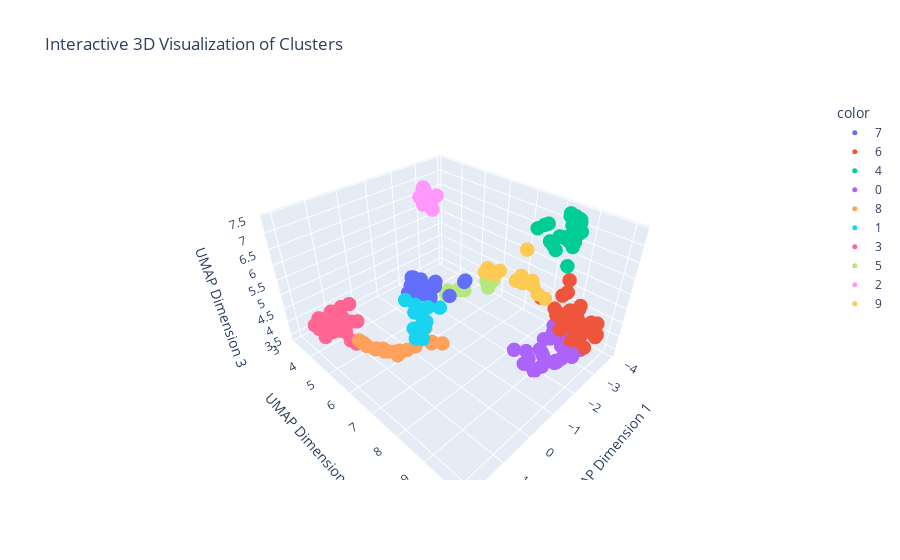
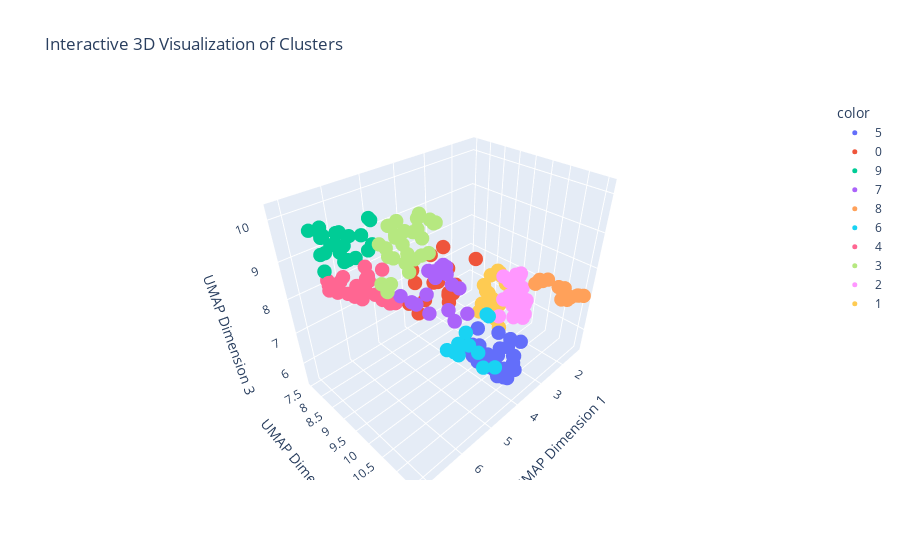

Notebook code for these charts, in order:
### Code cell
requirment_cluster_centers = process_texts_and_visualize_interactive(requirement_texts,'requirement',dimension=3,n=3)
description_cluster_centers = process_texts_and_visualize_interactive(description_texts,'description',dimension=3,n=3)

pprint(requirment_cluster_centers)
pprint(description_cluster_centers)

### Figure 1 — Plotly figure (JSON) as saved in the notebook; plotly's stock layout.template omitted (floating-point values rounded to 4 significant figures)
{"data": [{"hovertemplate": "<b>%{hovertext}</b><br><br>color=7<br>UMAP Dimension 1=%{x}<br>UMAP Dimension 2=%{y}<br>UMAP Dimension 3=%{z}<extra></extra>", "hovertext": ["1、负责过国际化/出海，具有SaaS/开发者相关产品的经历；", "2、逻辑清晰、聪明、具有优秀的学习能力，能够快速自我迭代，具备独立完成一些基础产品工作的能力；", "3、具备良好的英语读写能力，能够阅读和理解产品、技术文档和学术论文；", "5、有责任感，有跨团队协作能力，以用户价值为先，做热爱用户的产品经理，做用户喜爱的产品。", "3、具备优秀的逻辑思维能力和产品意识，有团队协作精神；", "4、注重用户体验，对产品设计和用户交互有一定认识；", "2、熟练使用产品设计工具，能输出原型及交互说明；", "2.对产品研发工作有浓厚的兴趣和热情；", "3、熟练使用办公、产品设计软件；", "3、熟练使用办公及产品设计相关软件；", "2.有良好的产品Sense，能熟练使用工具实现产品原型设计；", "3. 具备卓越的思维抽象能力和产品意识，具备良好的团队协作精神；", "2.有互联网产品策划经验，能独立完成prd撰写；", "4.具备良好的沟通能力、热爱产品相关工作，对互联网有一定思考了解和行业分析能力；", "有责任感，有跨团队协作能力，以用户价值为先，做热爱用户的产品经理，做用户喜爱的产品。", "3、具备良好的沟通能力和团队协作精神，能够与产品经理、开发人员等各方有效沟通；", "4、具备较强的学习能力和自我驱动力，能够不断学习和提升自己的产品能力；", "5、具备良好的审美能力和创新意识，能够为产品设计提出有价值的建议和想法。", "6.熟练使用Axure/sketch，office等产品交互设计软件和办公软件。", "2. 了解产品实施过程，包括市场分析、需求分析、产品功能设计、业务流程设计、界面设计、用户研究和可用性测试等；", "-工具技能：熟练使用Axure/Figma/Sketch等原型工具，SQL/Python基础为加分项；", "-技能要求：熟练使用办公软件，如 Word、Excel、PPT 等；掌握 Axure、Sketch、Figma 等至少一种原型设计工具，具备基本的原型制作能力；了解 SQL 等基础数据分析工具，能够进行简单的数据查询与整理", "-具备优秀的产品规划、设计能力，能够独立完成产品的需求分析、设计、优化等全流程工作。"], "legendgroup": "7", "marker": {"color": "#636efa", "size": 5, "symbol": "circle"}, "mode": "markers", "name": "7", "scene": "scene", "showlegend": true, "type": "scatter3d", "x": [-0.1763, 0.3193, -0.5419, 0.3304, 0.4471, 0.1654, 0.3739, -0.005859, 0.157, 0.06481, 0.3178, 0.3638, -0.6702, -0.6196, 0.3351, 0.2502, 0.1441, 0.2286, 0.1428, 0.4459, -0.09287, -0.2004, 0.6925], "y": [7.356, 7.191, 5.695, 7.205, 6.993, 6.71, 6.52, 7.03, 6.336, 6.257, 6.684, 6.933, 7.425, 7.438, 7.203, 7.035, 7.168, 6.62, 6.297, 6.696, 6.321, 6.247, 6.798], "z": [5.954, 6.077, 5.172, 6.28, 6.134, 6.205, 6.126, 6.308, 6.053, 6.107, 6.299, 6.194, 6.216, 6.205, 6.383, 6.105, 6.307, 6.256, 6.165, 6.02, 5.8, 5.913, 6.209]}, {"hovertemplate": "<b>%{hovertext}</b><br><br>color=6<br>UMAP Dimension 1=%{x}<br>UMAP Dimension 2=%{y}<br>UMAP Dimension 3=%{z}<extra></extra>", "hovertext": ["2、有使用Cursor、Windsurf、V0.dev、bolt.new、Devin等AI编程产品的经验；", "3、对新技术趋势保持敏感，有使用不同AI工具构建应用的经验，并能识别AI工具的优劣及可改进点。", "4、对创新类产品有高度热忱，对AIGC、LLM等前沿AI产品有了解的优先；", "4、优秀的学习能力和实践能力，对通用人工智能有浓厚的兴趣，对新事物有强烈的好奇心和探索欲；", "5、具备较好的技术基础，熟悉深度学习/语言模型等AI相关知识、Python等编程语言优先；", "5、积极主动，富有创新精神,愿意在AIGC领域探索前沿的应用场景。", "1.具备良好的逻辑思维和用户理解能力，对AI技术和行业应用有自己的理解；", " 技术理解力：熟悉AI基础技术框架，能与技术团队高效沟通技术应用。  ", " 用户同理心：擅长从员工视角拆解复杂任务，设计轻量化、低学习成本的AI解决方案。  ", " 熟悉企业服务（如OA、HR SaaS）或AI行业应用，熟悉RPA、低代码等效率工具生态。  ", " 自驱力强，对AI技术落地怀有热情，适应高速迭代的工作节奏。", "2. 有AI产品相关经历，有大模型、智能NPC、游戏开发流程相关经验者优先；", "5.加分项：了解AI技术，对chatGPT类应用、智能NPC有了解，有prompt engineering经验优加；", "5.加分项：了解AI技术，熟悉强化学习、用户画像、自然语音等其中某一方向；", "了解基础的AI技术，例如机器学习、LLM的大致原理；", "2、对AI产品有浓厚的兴趣和扎实的理论基础，熟悉常用的AI技术和应用；", "- 对AI技术和产品有浓厚兴趣，对人工智能领域的发展趋势有一定了解；", "1. 本科及以上学历，2026年及之后毕业，人工智能、深度学习等AI相关专业方向，或者计算机相关专业在对AI方面具有相关实践经验；", "2. 自我驱动力极强，分析能力突出，沟通协调能力突出，对互联网产品方向有巨大热情，对AI相关有极大热情；", "1.专业背景 ：计算机科学、人工智能、数据科学、心理学、人机交互等相关专业，对AI技术有基本了解，对AI产品有浓厚兴趣。", "4.创新思维 ：具有创新思维，能够提出独特的AI产品或功能想法，对用户体验有深入理解。", "5.学习能力 ：具有快速学习和适应新技术的能力，对AI领域的最新动态和趋势保持敏感。", "3. 对AI+效率工具有强烈热情，有效率工具类产品经验加分；", "-技术理解力：熟悉AI基础知识（如机器学习、深度学习框架），能理解算法模型的原理和落地边界；", "-软技能：优秀的沟通能力、学习能力和团队协作精神，对AI领域有强烈热情。", "-热爱AI技术应用产品&商业广告业务，对产品策略有浓厚兴趣，并愿意深挖钻研", "-在日常学习生活中使用AI产品是个加分项", "1. 亲手参与定义下一代AI产品的DNA，你的思考将直接刻进千万用户的生活轨迹", "-熟练掌握一种或多种编程语言，了解机器学习、深度学习等AI技术原理者优先。", "-对AI创新业务感兴趣，好奇心强，高度自驱，性格严谨细致认真", "-具备良好的英文读写能力，能够阅读和理解国际AI产品的网站与文档"], "legendgroup": "6", "marker": {"color": "#EF553B", "size": 5, "symbol": "circle"}, "mode": "markers", "name": "6", "scene": "scene", "showlegend": true, "type": "scatter3d", "x": [-3.025, -2.852, -2.682, -2.521, -3.158, -2.671, -3.049, -3.047, -2.544, -2.859, -2.668, -3.014, -2.889, -2.893, -2.862, -3.056, -2.495, -3.376, -2.624, -2.995, -2.645, -2.996, -2.752, -3.081, -3.25, -2.459, -2.75, -2.276, -3.253, -2.521, -3.208], "y": [9.399, 9.99, 9.114, 9.659, 8.835, 9.191, 9.872, 10.1, 10.03, 9.562, 9.634, 8.247, 8.894, 9.126, 9.906, 9.544, 9.692, 8.851, 9.54, 9.222, 9.999, 10.04, 9.594, 10.05, 9.957, 9.047, 9.806, 9.705, 8.924, 9.416, 9.756], "z": [4.895, 4.913, 4.962, 4.368, 5.193, 4.461, 4.883, 4.592, 5.093, 5.383, 5.115, 4.892, 4.681, 4.622, 4.125, 4.697, 4.497, 5.613, 5.164, 4.969, 5.02, 4.764, 5.34, 4.461, 4.781, 5.229, 4.587, 5.054, 5.299, 5.028, 4.443]}, {"hovertemplate": "<b>%{hovertext}</b><br><br>color=4<br>UMAP Dimension 1=%{x}<br>UMAP Dimension 2=%{y}<br>UMAP Dimension 3=%{z}<extra></extra>", "hovertext": ["1、2026届硕士及以上学位在读，计算机、人工智能专业优先；", "1、本科及以上学历在读，小语种相关专业优先；", "1、2026届硕士及以上学位在读，计算机、软件工程等相关专业优先；", "1、2026届本科及以上学历在读，计算机、软件工程等相关专业优先；", "1、2026届本科及以上学历在读，计算机科学、信息技术、人工智能或相关专业背景优先；", "1、2026届本科及以上学历在读，专业背景不限；", "1、本科及以上学历在读，计算机科学、信息技术、人工智能或相关专业背景优先；", "1、本科及以上学历，计算机与人工智能或产品设计等相关专业优先；", "能力要求：", "1.大学本科及以上学历，计算机相关专业优先；", "1.2026届及以后，本科及以上学历在读，计算机等相关专业优先；", " 本科及以上学历，计算机、人工智能、心理学、工业设计等相关专业优先。  ", "1. 计算机、人工智能、电子与通信等相关专业本科及以上学历；", "1. 本科及以上学历，计算机、人工智能、电子与通信等相关专业优先；", "1. 本科及以上学历在读学生，25年及以后毕业，计算机/文学相关背景优先；", "1.本科及以上学历在读学生；", "计算机、软件工程等相关专业优先；", "1.计算机、人工智能、数据科学等相关专业在读本科生或研究生。", "任职要求：", "1.专业不限，有计算机/电子/工业设计/交互设计 背景的同学优先；", "3.对互联网，人工智能，智能硬件等先关领域有一定了解的同学优先；", "2.统计学相关专业或有智能语音实习经验优先；", "-计算机、人工智能、数学、数据以及相关理工科专业优先；", "-具备一定的机器学习、数据分析、代码（Python）的能力和接口调用工程能力优先", "- 本科及以上学历在读，计算机科学、软件工程、人工智能等相关专业背景优先；", "-计算机科学、人工智能、数据科学、人机交互等相关专业本科或研究生在读；", "- 本科及以上学历"], "legendgroup": "4", "marker": {"color": "#00cc96", "size": 5, "symbol": "circle"}, "mode": "markers", "name": "4", "scene": "scene", "showlegend": true, "type": "scatter3d", "x": [-3.74, -3.565, -3.866, -3.788, -3.662, -3.666, -3.44, -3.166, -3.314, -3.764, -3.929, -3.442, -3.669, -3.642, -3.83, -3.628, -3.808, -3.631, -3.47, -2.949, -3.214, -3.145, -3.477, -3.358, -3.56, -3.415, -3.525], "y": [8.759, 8.452, 8.629, 8.64, 8.735, 8.701, 8.561, 8.294, 7.656, 8.478, 8.581, 8.299, 8.34, 8.331, 8.473, 8.42, 8.42, 8.567, 7.77, 8.319, 8.644, 8.409, 8.751, 8.719, 8.565, 8.745, 7.853], "z": [6.944, 7.365, 7.144, 7.12, 6.911, 7.321, 6.73, 6.588, 6.803, 6.962, 7.172, 6.749, 6.65, 6.636, 7.271, 7.408, 6.992, 7.046, 6.891, 6.8, 6.926, 6.491, 6.741, 6.022, 6.65, 6.611, 6.942]}, {"hovertemplate": "<b>%{hovertext}</b><br><br>color=0<br>UMAP Dimension 1=%{x}<br>UMAP Dimension 2=%{y}<br>UMAP Dimension 3=%{z}<extra></extra>", "hovertext": ["2、扎实的深度学习技术基础，有大语言模型、多模态等相关的项目经验和大模型评测经验；", "2、有AI大模型相关产品经历优先；", "2、熟悉大模型基础知识，阅读广泛，对高质量的数据有自己的认识；", "3、对人机交互有自己的理解，掌握一定的提示工程技术，懂得如何更好地利用大模型生成数据；", "2、了解基础的AI技术，例如NLP、机器学习、LLM的大致原理；", "2、对AIGC、大语言模型技术与应用充满热情，对AI产品有优秀的理解能力；", "2、对人工智能前沿技术如大模型、AIGC等有浓厚兴趣，并有一定的了解；", "1、在AIGC、大模型等前沿技术领域有项目实践经验；", "1、对AI产品有强烈兴趣，了解大模型基础概念，有ChatGPT等大模型工具使用经验；", "2、熟悉Prompt工程或参与过大模型调优实践；", "1、ChatGPT等大模型产品深度用户，喜欢尝试新事物；", "2、对大模型产品有着浓厚兴趣，喜欢尝试新鲜事物；", " 有Prompt工程优化或AIGC应用实践经验。  ", "2. 对AI技术有强烈兴趣，熟悉大模型（如GPT/LLaMA）、推荐系统、多模态交互等技术的基本原理与边界；", "2. 具备扎实的技术基础，对生成式AI和多模态大模型技术与应用充满热情；", "4. 熟悉大模型、图像生成模型等相关背景知识，有使用经验。", "2.对大语言模型（LLM）、多模态AI、机器学习算法有基本了解。", "4. 熟悉AI、大模型等相关领域，有大模型prompt调优经验及大模型评测经验，有RAG构建相关经验优先。", "-对大模型、人工智能的前沿技术有极强的好奇心和驱动力", "- 对人工智能技术特别是大模型有基本了解和兴趣；", "-学历与专业：本科及以上在读学生，专业不限，计算机科学、市场营销、设计等相关专业优先，对大模型技术和产品管理有浓厚兴趣", "-对AI大模型感兴趣，关注国内外新技术和热点产品形态，愿意学习新技术", "2. 在技术深渊与人性需求之间架设彩虹桥，把论文里的公式变成让人眼眶发热的温暖交互", "3. 与最疯狂的算法天才、最执着的工程狂人碰撞思想，在晨会白板上留下改变世界的涂鸦", "4. 在用户反馈的迷雾中捕捉真理的闪光，把那些要是我能...\"的叹息变成现实\"", "-计算机、人工智能、数学等相关专业本科及以上学历，对AI/大模型技术有深入理解和浓厚兴趣。", "-具有AI/大模型相关产品或项目经验者优先，了解大模型技术的前沿应用和行业动态者优先。", "-具备良好的英文读写能力，能够阅读和理解最新的国际AI/大模型研究文献和行业动态。", "- 对大模型有基本的了解，对数据集的优劣和评估方法有自己的认识", "-了解是市面上常见的生成式大模型相关的业务应用，有自己的思考", "-对预训练语言模型，精调和提示工程有了解", "-学习能力强，能够跟上大模型方向的快速迭代变化"], "legendgroup": "0", "marker": {"color": "#ab63fa", "size": 5, "symbol": "circle"}, "mode": "markers", "name": "0", "scene": "scene", "showlegend": true, "type": "scatter3d", "x": [-3.067, -3.174, -1.786, -1.722, -2.783, -2.894, -2.681, -2.689, -2.937, -2.349, -2.206, -2.044, -2.531, -2.802, -2.847, -1.664, -2.693, -2.965, -2.018, -2.171, -3.096, -2.325, -1.263, -1.517, -1.019, -3.2, -3.176, -3.084, -1.79, -1.721, -2.269, -1.987], "y": [9.082, 8.711, 9.062, 8.909, 9.847, 9.279, 9.47, 8.936, 9.277, 8.921, 9.63, 9.54, 8.831, 9.597, 9.233, 8.815, 9.692, 8.785, 9.608, 9.486, 8.765, 9.754, 9.094, 9.337, 8.883, 8.928, 8.84, 9.433, 9.1, 9.147, 9.036, 9.203], "z": [3.773, 4.034, 3.468, 3.804, 4.056, 4.068, 4.027, 3.996, 3.894, 3.651, 3.961, 3.853, 3.967, 3.926, 3.761, 3.586, 3.745, 3.703, 3.949, 3.803, 3.833, 4.242, 4.511, 4.564, 4.576, 3.887, 3.73, 4.015, 3.4, 3.523, 3.631, 3.519]}, {"hovertemplate": "<b>%{hovertext}</b><br><br>color=8<br>UMAP Dimension 1=%{x}<br>UMAP Dimension 2=%{y}<br>UMAP Dimension 3=%{z}<extra></extra>", "hovertext": ["3、熟练掌握Python/C++等至少一门编程语言；熟练Pytorch或Tensorflow等训练框架；", "2、善于逻辑思维推导，对数据高度敏感；", "2、逻辑清晰，具有良好的问题分析能力和问题解决能力；", "4、具备良好的责任心和逻辑思维，有创新意识和意愿，有良好的分析能力，愿意独立思考；", "3、优秀的逻辑分析和数据处理能力，善于从数据中提炼洞见；", "3、与技术有一定理解或具备一定的数据分析和建模能力。", "3、逻辑清晰，具备基础数据分析能力；", "3、英语能力优秀，可阅读技术文档或论文。", "2、逻辑思维强、表达清晰、沟通能力强；", "2. 有颠覆式创新思考能力，敢于提出独到见解。", "3.具备较强的逻辑推理分析能力；", "具备良好的英语阅读能力，能够阅读和理解产品、技术文档和学术论文；", "具备良好的责任心和逻辑思维，有创新意识和意愿，有良好的分析能力，愿意独立思考；", "3.具备基本的算法评测、数据采集或数据闭环优化知识。", "1. 优秀的逻辑思维能力、数据分析能力和快速学习能力，拥有同理心和理解力；", "4.对数据敏感，善于从表象归纳出问题共性；", "1.优秀的逻辑思维能力、数据分析能力和快速学习能力，拥有同理心和理解力；", "-具备一定数据分析能力以及数据决策意识，能够熟练使用数据分析工具进行数据挖掘和分析", "-有主动思考的意识和逻辑思维能力", "-熟练掌握Axure、墨刀、figma等工具，具备一定的数据分析能力", "-具有良好的结构化思维能力，数据敏感，自驱力强，能够通过数据分析解决问题"], "legendgroup": "8", "marker": {"color": "#FFA15A", "size": 5, "symbol": "circle"}, "mode": "markers", "name": "8", "scene": "scene", "showlegend": true, "type": "scatter3d", "x": [-0.05274, 0.9881, 1.33, 1.511, 0.9346, 0.1698, 0.777, -0.5511, 1.313, 1.514, 1.102, -0.5056, 1.581, 0.2272, 1.208, 0.8532, 1.183, 0.6212, 1.473, 0.1838, 1.033], "y": [7.202, 6.465, 6.087, 5.769, 6.589, 7.036, 6.705, 5.535, 6.001, 5.788, 6.285, 5.599, 5.693, 7.074, 6.216, 6.49, 6.233, 6.866, 5.853, 6.796, 6.609], "z": [4.345, 4.242, 4.333, 4.429, 4.324, 4.434, 4.323, 5.051, 4.244, 4.456, 4.207, 5.09, 4.529, 4.445, 4.332, 4.152, 4.225, 4.452, 4.365, 4.788, 4.234]}, {"hovertemplate": "<b>%{hovertext}</b><br><br>color=1<br>UMAP Dimension 1=%{x}<br>UMAP Dimension 2=%{y}<br>UMAP Dimension 3=%{z}<extra></extra>", "hovertext": ["4、有很好的产品意识，能快速理解业务产品需求，有较强的项目管理能力、协同能力以及数据洞察能力。", "4.熟悉常用的数据分析工具和产品设计工具者优先。", "2.具备较强的数据分析和问题解决能力，能够通过行业调研、数据分析和用户回访等手段梳理产品的优化思路；", " 熟练使用SQL/Python分析用户行为数据，或具备基础技术开发能力。", " 逻辑清晰，能快速将抽象需求转化为可执行方案。  ", "3. 具备优秀的数据分析能力，熟练使用SQL/Python进行基础数据处理，能用数据驱动产品决策。", "3.善于利用数据分析、场景分析、竞品调研等手段发现潜在优化点；", "- 具备良好的逻辑思维能力和数据分析能力，能够从用户角度思考问题，提升产品体验；", "2.分析能力 ：具备良好的数据分析能力，能够从大量数据中提取有价值的信息，为产品决策提供依据。", "7.工具使用 ：熟悉产品管理工具，如JIRA、Confluence、Sketch等，能够使用数据分析工具，如SQL、Python、Tableau等进行数据处理和分析。", "3.具备扎实的产品逻辑能力与分析能力，能够深刻理解业务场景；", "2.具备产品思维，对行业动态有敏感性，会sql优先", "-产品思维：对用户体验敏感，逻辑清晰，具备需求拆解和优先级判断能力；", "-对解决复杂问题有创新性的思考和策略，能够提出并实施具有前瞻性的产品优化和改进方案。", "-具有数据分析和数据挖掘能力，能够从数据中提炼有价值的信息以指导产品优化。"], "legendgroup": "1", "marker": {"color": "#19d3f3", "size": 5, "symbol": "circle"}, "mode": "markers", "name": "1", "scene": "scene", "showlegend": true, "type": "scatter3d", "x": [0.521, 0.3822, 0.8265, 0.5092, 0.8321, 0.5604, 0.8585, 0.6773, 0.7621, 0.5264, 0.5446, 0.2093, 0.7327, 0.8436, 0.9084], "y": [7.31, 7.074, 7.187, 7.056, 7.163, 7.191, 7.194, 7.244, 7.095, 7.102, 7.22, 7.402, 7.083, 6.855, 7.197], "z": [5.952, 5.278, 5.372, 4.764, 5.876, 5.248, 5.085, 5.758, 5.298, 5.349, 5.86, 5.818, 6.018, 6.096, 5.435]}, {"hovertemplate": "<b>%{hovertext}</b><br><br>color=3<br>UMAP Dimension 1=%{x}<br>UMAP Dimension 2=%{y}<br>UMAP Dimension 3=%{z}<extra></extra>", "hovertext": ["3、具备较强的沟通协调能力，拥有强烈的责任心和团队合作精神，出色的学习能力；", "3、具备快速学习、良好的沟通和协作能力；", "4、良好的交流与团队协作能力，责任心强，具备较强自驱力。", "3、出色的沟通和团队合作能力，能够与多个团队紧密协作；", "4、良好的沟通协调能力，能够有效协调各部门资源，推动项目进展；", "4、学习能力强，责任心强，能适应快速迭代的工作节奏；", "3.具备良好的团队合作能力和沟通能力；", "1、具备优秀的沟通协调能力、良好的团队合作精神，学习能力强且有责任心；", "3.具备较强的团队合作和沟通能力，能够与技术团队、运营团队等多个部门进行有效的协作。", "3.具备优秀的沟通能力和主动思考能力，逻辑清晰，具备较强的学习能力及协调能力，有团队合作意识；", "2. 核心能力", "4. 软性素质", "3. 做事认真、负责、有耐心，乐于接受新事物可快速学习，积极主动性高，且有较好的团队沟通、协作能力；", "2.工作积极主动，执行力强，有责任心，并有较强的协作沟通能力；", "4.有较强的学习能力与团队合作能力，具备一定的项目管理意识。", "- 优秀的沟通能力，能够与不同背景的团队成员有效合作，共同推进项目进展；", "- 具备良好的自我驱动能力和学习能力，能够在快节奏的工作环境中不断成长。", "3.沟通能力 ：具有优秀的沟通和协调能力，能够与跨部门团队有效合作，推动项目进展。", "8.团队精神 ：具有良好的团队合作精神，能够积极主动地解决问题，适应快速变化的工作环境。", "5.思维活跃，领悟能力强，乐于接受新鲜事物；", "5.团队合作意识强，有较强的沟通表达能力。", "- 认真负责，强烈的责任感和自驱力；", "- 出色的人际交往能力和沟通技巧；", "- 能够独立工作，同时也具备良好的团队协作精神；", "-具备较好的学习能力和适应能力，思路清晰，协调、推进能力强", "-能力素质：具备良好的沟通能力和团队协作精神，能够积极主动地与不同部门人员合作；有较强的学习能力，能够快速掌握新知识、新技能，适应快速变化的工作环境；富有创新精神和好奇心，敢于提出独特的想法，并能积极探索验证", "-有较好的表达能力，注重团队协作", "-责任心强，抗压性强，执行力强，具备良好的表达沟通能力、团队协作能力、项目管理能力", "- 具有较强的沟通能力和项目管理经验，具备跨团队的协作和推动能力、执行力", "- 新技术的快速学习能力，对待细节性工作耐心、踏实，能承受工作压力", "- 思维活跃，有创新精神，兴趣广泛， 热爱生活", "-良好沟通推动能力，合作和表达能力，与技术团队紧密配合"], "legendgroup": "3", "marker": {"color": "#FF6692", "size": 5, "symbol": "circle"}, "mode": "markers", "name": "3", "scene": "scene", "showlegend": true, "type": "scatter3d", "x": [1.664, 1.63, 1.944, 1.458, 1.253, 1.937, 1.482, 1.77, 1.003, 1.605, 1.107, 1.267, 2.095, 2.087, 1.34, 1.19, 1.943, 1.099, 1.819, 1.602, 1.951, 2.027, 1.435, 1.858, 1.707, 1.545, 1.732, 1.503, 1.051, 1.583, 1.697, 1.176], "y": [4.526, 4.82, 4.579, 4.513, 3.986, 4.415, 4.591, 4.678, 4.449, 5.101, 4.929, 4.853, 4.571, 4.317, 3.896, 3.985, 4.328, 4.083, 4.413, 5.563, 4.547, 4.379, 4.741, 4.395, 4.737, 4.65, 4.575, 4.058, 3.874, 4.41, 5.464, 4.266], "z": [4.431, 4.383, 4.469, 4.296, 4.207, 4.729, 4.344, 4.574, 4.776, 4.478, 4.473, 4.511, 4.569, 4.549, 4.285, 4.162, 4.718, 4.154, 4.364, 4.352, 4.175, 4.534, 4.247, 4.394, 4.411, 4.842, 4.237, 4.377, 4.041, 4.8, 4.461, 4.662]}, {"hovertemplate": "<b>%{hovertext}</b><br><br>color=5<br>UMAP Dimension 1=%{x}<br>UMAP Dimension 2=%{y}<br>UMAP Dimension 3=%{z}<extra></extra>", "hovertext": ["4、英语阅读能力较强，有海外留学背景加分。", "加分项：", "加分项：", "1. 基础要求", "3. 加分项", "【必备项】", "【加分项】", "4. 重要加分项：热爱游戏、熟悉大模型调试，有编导/良好文案功底。", "4.加分项：热爱游戏，重度游戏玩家，对游戏研发流程有一定了解，喜欢MMO游戏优加；", "2.工作积极主动，沟通能力强，能把游戏体验转化为设计需求，执行力强，有责任心；", "3.加分项：深度体验多款主流竞技游戏，竞技水平较高；永劫无间等游戏者优先；", "4.加分项：关注游戏设计等相关领域，具有一定基础知识；", "6.简历投递时需要备注游戏经验；", "3. 必须是手游爱好者，简历中请务必附注具体游戏经历；"], "legendgroup": "5", "marker": {"color": "#B6E880", "size": 5, "symbol": "circle"}, "mode": "markers", "name": "5", "scene": "scene", "showlegend": true, "type": "scatter3d", "x": [-0.9165, -1.916, -1.953, -1.284, -1.872, -1.505, -1.807, -2.547, -2.516, -2.47, -2.535, -2.52, -2.748, -2.69], "y": [5.614, 6.172, 6.211, 6.108, 6.152, 5.946, 6.095, 6.627, 6.658, 6.707, 6.578, 6.617, 6.631, 6.713], "z": [5.103, 4.692, 4.667, 4.782, 4.678, 4.742, 4.69, 4.81, 4.815, 4.76, 4.893, 4.884, 5.012, 4.915]}, {"hovertemplate": "<b>%{hovertext}</b><br><br>color=2<br>UMAP Dimension 1=%{x}<br>UMAP Dimension 2=%{y}<br>UMAP Dimension 3=%{z}<extra></extra>", "hovertext": ["5、能实习至少3个月以上，且一周出勤4天以上同学优先。", "5、英语读写能力优秀，每周能至少实习四天。", "5、实习3个月及以上。", "实习时长：3个月以上", "4、每周需到岗5天，实习期半年以上优先。", "4、每周到岗5天，实习期半年以上优先。", "1.本科及以上学历，每周至少可实习4天，实习时长3个月及以上，长期实习优先", "6.实习期4个月及以上。", "7.实习期4个月及以上。", "1、有大厂相关实习经验的同学优先；", "- 汽车、计算机科学、人工智能或相关专业硕士研究生在读，能够保证至少6个月及以上的长期实习时间；", "4.每周工作五天，实习期不低于3个月，2026年以后毕业的同学优先；", "4. 实习期至少3个月。", "1.2026年及以后毕业，Base北京，实习期5个月以上；", "3.实习期至少6个月，每周实习5天。", "- 一周至少4天到岗，连续工作不少于4个月。", "-其他：每周能保证5天以上的实习时间，实习周期不少于4个月，能够全身心投入实习工作，积极为团队创造价值。"], "legendgroup": "2", "marker": {"color": "#FF97FF", "size": 5, "symbol": "circle"}, "mode": "markers", "name": "2", "scene": "scene", "showlegend": true, "type": "scatter3d", "x": [-2.847, -2.791, -2.953, -3.094, -2.905, -2.914, -3.033, -3.012, -3.116, -2.744, -3.004, -3.037, -3.097, -2.886, -2.98, -2.739, -3.033], "y": [3.669, 3.513, 3.338, 3.229, 3.565, 3.373, 3.623, 3.32, 3.231, 4.005, 3.935, 3.711, 3.186, 3.786, 3.304, 3.405, 3.5], "z": [6.383, 6.337, 6.648, 6.674, 6.428, 6.394, 6.543, 6.634, 6.657, 6.335, 6.71, 6.539, 6.737, 6.425, 6.716, 6.582, 6.525]}, {"hovertemplate": "<b>%{hovertext}</b><br><br>color=9<br>UMAP Dimension 1=%{x}<br>UMAP Dimension 2=%{y}<br>UMAP Dimension 3=%{z}<extra></extra>", "hovertext": ["3、资讯类产品深度用户，有同理心，对产品体验敏感；有AI、搜索产品经验优先；", "4、有互联网产品实习经历优先。", "4、有互联网产品实习经历优先；", "6、积极主动，勇于学习和尝试新事物，有产品经理实习或项目经验者优先。", "2、在知名AI公司或互联网公司有相关实习经历；", "1、有AI产品相关项目/比赛经验，或客服系统、C端工具类产品实习经历；", "1. 有互联网公司相关岗位实习经验，或有过AIGC项目设计落地经验；", "5.具备AI产品相关实习经验者优先，曾在AI研究机构或大厂实习过者加分。", "- 拥有大厂（尤其是具有AI产品实习经验）实习经验者优先；", "6.实习经历 ：有相关领域的实习经历优先，如AI、数据分析、产品设计等。", "2.有产品和创新/创业相关经历的同学优先；", "-有AI模型应用产品/AI智能客服/B端平台/广告策略产品岗位实习或校内项目相关经验优先 ", "-实习经历：拥有创业公司实习经历，参与过产品从构思到上线的部分环节，对创业项目的产品开发流程有一定认知；或在创新产品项目中实习，深入了解创新产品的设计理念与迭代方法", "-全日制本科及以上学历，计算机相关专业优先，有互联网产品实习经验优先，实习期超5个月者优先", "- 有过产品设计、交互界面设计、项目管理或数据标注相关经历优先", "-较强的技术背景，有搜索、推荐或者AI策略产品经理实习经历优先"], "legendgroup": "9", "marker": {"color": "#FECB52", "size": 5, "symbol": "circle"}, "mode": "markers", "name": "9", "scene": "scene", "showlegend": true, "type": "scatter3d", "x": [-2.353, -1.48, -1.423, -1.222, -2.341, -2.321, -1.949, -2.344, -2.285, -2.213, -1.292, -2.202, -1.4, -1.68, -2.398, -2.274], "y": [8.776, 7.719, 7.679, 7.596, 8.246, 8.329, 8.069, 8.362, 8.047, 8.041, 7.613, 8.201, 7.647, 7.715, 8.011, 8.585], "z": [5.469, 6.156, 6.232, 6.298, 5.715, 5.853, 5.903, 5.702, 5.658, 5.927, 6.393, 5.816, 6.274, 6.183, 6.648, 5.568]}], "layout": {"legend": {"title": {"text": "color"}, "tracegroupgap": 0}, "scene": {"domain": {"x": [0, 1], "y": [0, 1]}, "xaxis": {"title": {"text": "UMAP Dimension 1"}}, "yaxis": {"title": {"text": "UMAP Dimension 2"}}, "zaxis": {"title": {"text": "UMAP Dimension 3"}}}, "title": {"text": "Interactive 3D Visualization of Clusters"}}}

### Figure 2 — Plotly figure (JSON) as saved in the notebook; plotly's stock layout.template omitted (floating-point values rounded to 4 significant figures)
{"data": [{"hovertemplate": "<b>%{hovertext}</b><br><br>color=5<br>UMAP Dimension 1=%{x}<br>UMAP Dimension 2=%{y}<br>UMAP Dimension 3=%{z}<extra></extra>", "hovertext": ["1、负责AI应用开发平台的产品规划与需求管理，制定并推进产品路线图；", "1、参与视频会议AI功能产品迭代的相关工作，如产品信息收集与分析、用户反馈与调研、设计还原验收等；", "1、协助跟进今日头条AI模块的产品功能，挖掘体验改进点，推动AI功能的体验迭代；", "1、参与AI平台的产品建设与迭代；", "4、通过培训、教学文档等方式为用户提供支持，确保用户能够高效使用AI平台。", "TikTok AI创新中心，是致力于AI基础设施建设和创新研究的部门，探索行业领先的人工智能技术，包括大语言模型，多模态大模型等研究方向。我们希望研发能够处理多语言和海量视频内容理解的模型算法，为用户带来更好的内容消费体验。在Code AI方向，我们利用大语言模型强大的代码理解与推理能力，提升程序性能与研发效率。", "1、建设字节跳动豆包Marscode等AI编程产品，包括用户调研、行业分析、产品设计、用户体验设计、用户运营等；", "3、和业界AI人才一起交流创意，制定和实施领先的产品方案。", "2、负责AI产品的需求分析、功能设计、产品规划和迭代优化工作；", "3、协助优化公司内部AI类平台或效能工具，提升用户体验和工作效率；与业务方高效沟通、理解和回应业务需求；", "1.参与多模态交互方向的AI产品设计工作，包括但不限于虚拟人、视频化交互、图像搜索等；", " 设计科学的需求洞察路径，深度调研企业员工日常工作场景，挖掘效率瓶颈与体验优化点，转化为可落地的AI产品功能。  ", "负责企业级AI效率产品的全生命周期管理，围绕员工生产力提升及工作体验优化，设计AI产品核心能力（如智能助手、自动化流程、知识管理、数据分析等）。  ", " 联动技术、算法、设计团队，推动AI产品功能落地，确保最终实施与产品目标对齐。  ", " 建立产品效果评估体系，持续优化AI产品能力。关注AI伦理与数据安全，设计合规机制保障企业信息隐私。", " 跟踪AI领域技术突破，探索其在企业效率场景的创新应用。", "在这里，你会和一群年轻小伙伴共同探索AI技术的边界，为用户创造更智能的电商购物体验。", "1.参与AI社交创新产品相关功能的优化，完成产品设计并推进落地；", "2.负责相关AI社交产品的竞品调研，形成结论并持续推动产品迭代。", "1.负责AI能力在游戏内的应用落地或负责AIGC能力在游戏内的应用落地；", "1.负责游戏中AI竞技机器人的研发和应用；", "2.基设计AI竞技机器人的应用方案，改进用户体验；", "建设小红书AI编程产品，包括用户调研、行业分析、产品设计、用户体验设计、用户运营、数据集建设等；", "和业界AI人才一起交流创意，制定和实施领先的产品方案。", "4.与算法、工程、业务团队协作，确保AI能力的高效落地。", "5.关注AI技术前沿，参与推动业务创新。", "1.参与AI产品的规划和设计，理解用户需求，撰写产品需求文档，与技术团队沟通，确保产品开发方向符合公司战略和市场需求。", "2.市场研究 ：进行市场调研，分析竞争对手的AI产品，收集行业动态，为产品创新提供数据支撑和前瞻性建议。", "4.鼓励大胆创新，提出新想法新方案；", "1. 基于办公协同领域AI产品规划，协助进行产品需求分析与整理，完成需求文档；", "4. 关注AI技术的发展动态，探索新应用场景；", "-负责AIGC技术在海外输入法中的应用，提升产品AI功能及用户体验", "-负责协助探索AI 产品的用户增长、场景挖掘和创新性 AI 模式；", "-参与AI产品设计或策略工作，包括但不限于功能设计、策略迭代、交互创新等", "-参与AI创新玩法讨论，包括多模态、社区、智能体等", "在午夜被AI的可能性灼烧得无法入眠的你"], "legendgroup": "5", "marker": {"color": "#636efa", "size": 5, "symbol": "circle"}, "mode": "markers", "name": "5", "scene": "scene", "showlegend": true, "type": "scatter3d", "x": [3.63, 3.704, 4.135, 3.814, 3.895, 4.143, 4.186, 3.668, 3.688, 3.834, 3.545, 3.629, 3.628, 3.732, 3.907, 3.604, 2.964, 3.982, 3.962, 3.344, 3.349, 3.371, 4.226, 3.403, 3.989, 3.918, 3.78, 3.604, 3.901, 3.661, 3.716, 3.277, 3.67, 3.398, 3.588, 3.485], "y": [10.92, 11.22, 11.09, 10.82, 10.09, 10.5, 10.98, 10.37, 11.15, 10.87, 11.12, 10.62, 10.68, 10.55, 10.25, 10.46, 10.14, 11.06, 10.94, 10.82, 10.77, 10.53, 11.15, 10.42, 10.09, 10.08, 11.14, 9.941, 9.722, 10.95, 9.875, 11.09, 11.26, 10.99, 10.01, 10.21], "z": [5.708, 6.173, 6.116, 6.237, 5.957, 6.403, 6.329, 5.871, 5.82, 5.549, 6.237, 5.435, 5.521, 5.712, 5.692, 5.405, 6.051, 5.878, 6.018, 6.482, 6.181, 5.993, 6.314, 5.633, 5.999, 5.79, 5.642, 6.466, 5.973, 5.439, 5.927, 6.521, 5.942, 6.046, 5.905, 5.592]}, {"hovertemplate": "<b>%{hovertext}</b><br><br>color=0<br>UMAP Dimension 1=%{x}<br>UMAP Dimension 2=%{y}<br>UMAP Dimension 3=%{z}<extra></extra>", "hovertext": ["2、与技术团队紧密协作，确保平台功能落地并在垂直领域给用户最好的体验；", "1、与算法研究员紧密合作，定义高质量的数据集评价标准；", "2、阅读相关领域最新研究论文或报告，寻找高效科学的方法获取及构建高质量数据；", "3、与工程师密切配合，搭建高效的数据采集、获取与生产管线；", "4、设计训练数据标注所需的流程、规则与画像，对项目的质量和进度负责。", "3、与算法、研发、设计、运营团队协作，推动功能落地并持续监控效果。", "4、紧跟行业头部智能产品（如ChatGPT客服、电商/金融行业解决方案），输出产品分析报告及创新建议；", "3.与大模型工程、前端、交互等团队紧密配合，确保项目进度和质量。", "4. 数据驱动优化 ", "2. 根据业务数据和玩家反馈，推动算法效果迭代、功能测试和验收，保证合作项目上线和稳定运行，对玩家体验负责。", "6.跟进行业相关动态，定时整理并输出相关报告。", "5.跟进行业相关动态，定时整理并输出相关报告。", "2.协助搭建算法评测体系，参与指标制定与评测方法优化。", "3.协助进行算法数据采集、管理与闭环优化工作，提升数据质量。", "-协同运营和研发，跟进解决客户日常问题，助力维护客情&稳定消费覆盖", "在算法与人性交汇处寻找火光的你", "-数据生产：根据数据集的设计需求和用途，为数据集制定可执行、可质检的规范；对数据集阶段性质检，迭代标注规范"], "legendgroup": "0", "marker": {"color": "#EF553B", "size": 5, "symbol": "circle"}, "mode": "markers", "name": "0", "scene": "scene", "showlegend": true, "type": "scatter3d", "x": [5.348, 4.176, 4.943, 4.893, 4.624, 4.973, 5.258, 4.047, 4.401, 4.557, 5.14, 5.137, 4.329, 4.414, 5.652, 4.393, 4.365], "y": [9.89, 9.674, 9.095, 9.613, 9.725, 9.771, 9.547, 10.17, 9.3, 9.824, 9.257, 9.239, 9.738, 9.673, 9.714, 9.667, 9.613], "z": [8.275, 8.003, 8.144, 9.104, 9.236, 8.495, 7.666, 8.878, 8.011, 8.038, 8.668, 8.633, 7.857, 7.821, 8.244, 7.591, 8.523]}, {"hovertemplate": "<b>%{hovertext}</b><br><br>color=9<br>UMAP Dimension 1=%{x}<br>UMAP Dimension 2=%{y}<br>UMAP Dimension 3=%{z}<extra></extra>", "hovertext": ["3、持续收集用户反馈和市场动态，迭代优化产品功能。", "3、跟踪产品的上线效果、用户反馈，为产品功能的优化打磨提供合理建议；", "2、充分传递产品价值，理解客户需求，并落实有效需求到产品中，持续跟进产品的关键数据指标和用户反馈，持续迭代优化产品；", "5、参与产品效果评估，关注用户反馈和行业进展，推动产品迭代。", "3、跟踪并分析平台数据，为产品改进提供数据支持，持续优化线上效果。", "5.跟踪产品上线后的表现，收集用户反馈和数据，进行数据分析和产品改进。", "1、用户需求洞察", "3. 产品实施落地", "5. 设计实验方案并分析数据，验证技术方案的业务效果（如GMV提升、用户体验指标优化），驱动产品迭代；", "在这里，你将参与产品效果评估，关注用户反馈和行业发展动向，推动产品的落地与迭代优化；", "3.辅助核心产品功能测试以及问题跟踪，把控功能质量和迭代效率", "4.关注产品数据指标和问题，收集整理用户反馈，并归纳产品需求；", "4.构建测试集，帮助研发同学明确迭代模型的方向；", "充分传递产品价值，理解客户需求，并落实有效需求到产品中，持续跟进产品的关键数据指标和用户反馈，持续迭代优化产品；", "- 分析用户反馈，制定产品改进方案，并持续优化产品性能；", "4.用户反馈收集 ：收集和整理用户反馈，分析用户使用行为，为产品迭代提供依据，提升用户体验。", "3.跟进用户体验，及时发现产品潜在问题；", "3. 日常问题分析，用户反馈收集，分类汇总制定解决方案，改进线上体验；", "3.收集用户反馈，分析并跟踪相关问题解决。", "3.日常case分析，用户反馈收集，分类汇总制定解决方案；", "4.分析产品数据，发现问题并提出合理的改进策略；", "在用户痛点中看到星辰大海的你", "-优化产品使用文档、制作产品宣传材料，降低用户使用门槛，提升用户体验"], "legendgroup": "9", "marker": {"color": "#00cc96", "size": 5, "symbol": "circle"}, "mode": "markers", "name": "9", "scene": "scene", "showlegend": true, "type": "scatter3d", "x": [6.073, 6.098, 6.306, 5.802, 6.121, 6.066, 6.77, 6.235, 5.766, 5.823, 5.697, 6.487, 5.601, 6.101, 6.228, 6.298, 6.35, 6.361, 6.289, 6.549, 6.59, 6.412, 6.344], "y": [8.08, 8.385, 8.409, 8.607, 7.901, 7.947, 8.349, 8.451, 8.347, 8.814, 8.59, 7.968, 8.512, 8.545, 8.061, 7.918, 7.726, 7.592, 7.526, 7.518, 7.949, 7.745, 8.345], "z": [9.19, 9.554, 9.016, 9.178, 9.453, 9.469, 8.957, 9.051, 9.435, 9.42, 9.907, 9.127, 9.798, 9.089, 9.246, 9.228, 9.414, 9.469, 9.511, 9.527, 9.117, 9.387, 9.242]}, {"hovertemplate": "<b>%{hovertext}</b><br><br>color=7<br>UMAP Dimension 1=%{x}<br>UMAP Dimension 2=%{y}<br>UMAP Dimension 3=%{z}<extra></extra>", "hovertext": ["ByteIntern：面向2026届毕业生（2025年9月-2026年8月期间毕业），为符合岗位要求的同学提供转正机会。", "日常实习：面向全体在校生，为符合岗位要求的同学提供为期3个月及以上的项目实践机会。", "4、跟海内外合作团队定期沟通、协调推动相关的业务团队高质量执行。", "ByteIntern：面向2026届毕业生(2025年9月-2026年8月期间毕业)，为符合岗位要求的同学提供转正机会。", "4、适应创业团队节奏，随时胜任团队中其他岗位角色。", "3、独立挖掘业务问题，主动跨团队沟通、推动落实，提升问题解决和执行效率。", "5、具体工作内容将根据实际情况和个人特长进行分配和调整。", "岗位职责：", "工作内容：", "5. 工作地点：小米武汉总部。", "1.负责音频、文本语料的收集和整理工作；", "-产品需求调研协助：在产品经理指导下，参与大模型创新产品的需求调研工作。通过分析行业报告、竞品资料，以及与潜在用户交流，收集和整理需求信息，为产品定位和功能规划提供基础支持。借助过往创业或创新产品实习中积累的市场敏感度，敏锐捕捉有价值的用户需求与市场趋势", "-产品文档撰写：负责撰写简单的产品需求文档（PRD）和用户故事，清晰描述产品功能与业务流程，确保研发团队能够准确理解产品需求。在撰写过程中，运用在实习经历中掌握的文档撰写技巧，提高文档质量与沟通效率", "-协助产品设计：参与产品原型设计讨论，从用户体验角度出发，提供创意和建议。协助制作低保真原型，通过对创新产品实习中用户体验设计的理解，优化原型的交互流程与界面布局，提升产品的易用性", "-跨部门沟通协调：辅助产品经理与研发、设计、运营等部门沟通，及时传递项目信息，跟进任务进度。在跨部门协作中，借鉴创业实习中积累的沟通经验，积极协调各方资源，保障项目顺利推进", "-参与产品创新探索：结合大模型技术特点，积极参与头脑风暴，提出创新性的产品功能或应用场景设想。将创业实习中形成的创新思维融入产品研发，为产品的差异化竞争贡献力量", "我们不要流水线思维的执行者，我们要寻找的是：", "-数据产品设计：参与数据生产平台的设计与搭建，设计前后端交互界面"], "legendgroup": "7", "marker": {"color": "#ab63fa", "size": 5, "symbol": "circle"}, "mode": "markers", "name": "7", "scene": "scene", "showlegend": true, "type": "scatter3d", "x": [5.423, 5.55, 5.14, 5.427, 5.143, 5.097, 5.121, 5.694, 5.598, 5.7, 4.834, 6.099, 6.217, 6.32, 5.904, 5.357, 4.974, 6.001], "y": [10.87, 10.82, 10.18, 10.87, 10.36, 10.21, 10.49, 10.42, 10.48, 10.62, 10.43, 10.86, 10.64, 10.63, 10.58, 11.15, 10.17, 9.887], "z": [8.293, 8.616, 9.157, 8.287, 9.07, 9.207, 8.864, 9.43, 9.401, 9.364, 8.597, 8.858, 9.016, 9.117, 9.058, 8.606, 9.089, 8.714]}, {"hovertemplate": "<b>%{hovertext}</b><br><br>color=8<br>UMAP Dimension 1=%{x}<br>UMAP Dimension 2=%{y}<br>UMAP Dimension 3=%{z}<extra></extra>", "hovertext": ["团队介绍：飞书作为先进的企业协作与管理平台，是字节跳动在B端与企业服务领域的重要布局。不仅一站式整合办公协作套件，更提供高效的组织管理、业务管理和 AI 智能伙伴等先进工具，帮助组织和个人为 AI 时代做好准备。各行业越来越多先进企业，都选择与飞书共创行业最佳实践。先进团队，先用飞书。", "1、参与飞书AI相关的产品规划和设计，结合用户需求与AI技术提出创新方案；", "2、负责飞书内大模型相关AI应用场景的效果提升；", "3、负责飞书内大语言模型评估体系、评测集设计和研发，并基于评测制定优化方案；", "4、飞书业务内大语言模型训练过程中每个阶段数据质量评估，确保大语言模型训练数据的有效性。", "团队介绍：飞书是 AI 时代先进生产力平台，提供一站式工作协同、组织管理、业务提效工具和深入企业场景的 AI 能力，助力企业能增长，有巧降。从互联网、高科技、消费零售，到制造、金融、医疗健康等，各行各业先进企业都在选择飞书，与飞书共创行业最佳实践。先进团队，先用飞书。", "团队介绍：飞书是字节跳动旗下先进企业协作与管理平台，围绕目标、信息与人三个维度全方位助力组织升级。一站式整合即时沟通、日历、音视频会议、文档、云盘等办公协作套件，让组织和个人工作更高效更愉悦。飞书目前已服务包括互联网、信息技术、制造、建筑地产、教育、媒体在内等众多领域的先进企业。", "2、推动AI技术在飞书各业务场景和功能模块中的实际应用，提升产品竞争力；", "4、参与飞书内大语言模型驱动的AI智能伙伴的数据评估体系、评测集设计和研发；", "-负责调研前沿大语言推理模型的评估体系，包括数据集构建、人工/自动评估方法、评估维度与指标搭建，构建面向小爱场景的大模型评测体系，推动小爱大模型应用的策略迭代", "-负责协助大语言模型的评测，制定合理的评估方案和推动评测标准不断完善，提升大语言模型能力。", "-参与语言模型的调优工作，包括但不限于模型评估、数据制备、prompt撰写等", "-大模型评估：语音语言一体化大模型的客观与主观评测，实时跟进大模型发布进展，设计模型评估维度，反馈给团队评估结果，并能从数据的视角提出优化模型方案"], "legendgroup": "8", "marker": {"color": "#FFA15A", "size": 5, "symbol": "circle"}, "mode": "markers", "name": "8", "scene": "scene", "showlegend": true, "type": "scatter3d", "x": [1.431, 1.678, 1.81, 1.752, 1.592, 1.319, 1.408, 1.572, 1.654, 2.11, 1.971, 2.193, 2.103], "y": [11.44, 11.3, 11.21, 11.04, 11.13, 11.56, 11.46, 11.33, 11.16, 10.56, 10.82, 10.81, 10.66], "z": [7.184, 7.1, 7.134, 7.412, 7.34, 7.177, 7.181, 7.149, 7.255, 7.459, 7.647, 7.705, 7.626]}, {"hovertemplate": "<b>%{hovertext}</b><br><br>color=6<br>UMAP Dimension 1=%{x}<br>UMAP Dimension 2=%{y}<br>UMAP Dimension 3=%{z}<extra></extra>", "hovertext": ["团队介绍：国际化短视频商业化变现产品设计团队旨在使客户能够毫不费力地与用户建立联系，并最大限度地发挥品牌潜力。我们希望简化和激励客户实现目标，探索更多可能性，并与国际化短视频创造价值。作为团队成员，你将能够利用定性/定量研究来收集用户反馈，为我们的客户创造深刻的理解和共情，并与设计、产品和营销团队跨职能合作，以满足业务需求。", "1、参与国际化短视频企业号AI私信方向的产品设计、产品策略制定、产品流程优化等工作；", "团队介绍：产品覆盖今日头条、头条极速版等各类产品，为上亿用户持续提供优质的资讯、视频等服务。我们通过建立良好的内容生态，鼓励优质的原创内容，为创作者提供优质的服务和创作体验，促进创作和交流，同时我们致力于通过尽可能丰富的内容体裁和尽可能多的分发方式，连接人与信息，丰富大家的精神生活，让人们看到更大的世界。", "团队介绍：Data AML是字节跳动公司的机器学习中台，为抖音/今日头条/西瓜视频等业务提供推荐/广告/CV/语音/NLP的训练和推理系统。为公司内业务部门提供强大的机器学习算力，并在这些业务的问题上研究一些具有通用性和创新性的算法。同时，也通过火山引擎将一些机器学习/推荐系统的核心能力提供给外部企业客户。此外，AML还在AI for Science，科学计算等领域做一些前沿研究。", "团队介绍：TikTok是一个覆盖150个国家和地区的国际短视频平台，我们希望通过TikTok发现真实、有趣的瞬间，让生活更美好。TikTok 在全球各地设有办公室，全球总部位于洛杉矶和新加坡，办公地点还包括纽约、伦敦、都柏林、巴黎、柏林、迪拜、雅加达、首尔和东京等多个城市。", "团队介绍：字节跳动Data研发部门，负责公司产品线的推荐、广告、系统架构、大数据和开放平台等技术。", "团队介绍：字节跳动开发者AI团队致力于探索AI技术在研发体系上应用和落地，覆盖场景包括AI for Code、AI在DevOps全流程中的落地，团队包括产品、工程、算法和研究人员多个角色，期待对大模型、研发工具体系有兴趣、对技术有追求的同学加入，共同成长！", "3. 了解AI技术原理、数据要求，协助算法同学进行算法迭代。", "1、参与小红书AI方向产品的开发和设计；", "2.负责语音识别数据分析，与研发团队紧密配合，为算法提供数据支持、case分析及优化建议；", "-团队协作：与产品和技术团队紧密配合,快速、高效推动语音和NLP能力的方案设计、研发、效果验证"], "legendgroup": "6", "marker": {"color": "#19d3f3", "size": 5, "symbol": "circle"}, "mode": "markers", "name": "6", "scene": "scene", "showlegend": true, "type": "scatter3d", "x": [5.297, 4.623, 5.148, 4.484, 5.066, 4.798, 4.309, 4.131, 4.324, 4.166, 4.146], "y": [10.51, 11.03, 10.6, 10.44, 10.65, 10.38, 10.59, 10.0, 11.14, 10.67, 10.72], "z": [7.179, 6.525, 7.07, 6.752, 6.964, 6.967, 6.5, 6.675, 6.403, 7.653, 7.615]}, {"hovertemplate": "<b>%{hovertext}</b><br><br>color=4<br>UMAP Dimension 1=%{x}<br>UMAP Dimension 2=%{y}<br>UMAP Dimension 3=%{z}<extra></extra>", "hovertext": ["2、了解国际化产品视频内容特点和海外广告主或用户的特点，可以提出有建设性的方案；", "3、通过数据分析、市场调研、用户调研等多种手段，团队协作达成产品目标；", "3、深入了解和掌握行业产品的动态，不断丰富和完善解决方案；", "2、协助监测、整理、分析行业产品动态与行业变化，产出有价值的观点/报告；", "2、通过用户调研、产品调研、数据分析等方式了解和挖掘客户需求，产出需求文档并推进功能落地；", "3、参与用户需求调研和数据分析，撰写需求，与研发、设计团队合作推进产品落地；", "1、协助产品经理完成智能客服客户端（C端）功能的需求分析、原型设计及文档撰写，参与用户调研和数据分析；", "2.负责收集、整理和分析用户需求，为产品改进提供数据支持；", "1、负责调研和用户需求收集，参与部分产品模块的功能设计；", "2、负责平台数据分析，挖掘高价值应用场景，为产品迭代提供数据支持；", "1、负责产品调研和用户需求收集，参与部分产品模块的功能设计；", "2.进行市场调研和竞争分析，收集行业动态和用户需求，梳理产品优化思路；", "3.梳理产品的卖点和营销策略，协同运营团队进行产品的推广和应用；", "2、产品设计与规划", "5. 行业前瞻性调研", "3、协助产品经理进行市场调研和用户需求分析，为产品设计提供依据；", "产品规划与设计 ：", "1.协助产品经理完成手机客户端交互和产品设计；", "5.深入研究竞品，产出分析报告。", "1. 业务调研与分析:", "1.2 收集并分析用户需求，了解目标客户群的特点与偏好，为产品定位提供支持。", "2. 产品规划与设计:", "2.1 场景挖掘、需求分析及初步方案设计。", "-负责协助完成市场分析、需求调研、竞品分析、数据分析等调研分析工作，辅助推动持续创新和优化。", "-具备服务用户和赋能商家双视角，负责对话服务接待场景的需求分析、数据标注、产品设计以及上线后的数据分析，支持产出优化思路和方案", "-产品数据监测与分析：协助建立产品数据监测体系，收集和整理产品相关数据，如用户使用行为、功能反馈等。运用基础的数据分析工具，对数据进行初步分析，为产品优化提供数据支持，从数据角度践行创新产品的迭代理念", "-调研竞品和用户需求，撰写分析报告，探索差异化线条", "-调研国内外竞品和用户需求，撰写分析报告，探索差异化产品建设思路"], "legendgroup": "4", "marker": {"color": "#FF6692", "size": 5, "symbol": "circle"}, "mode": "markers", "name": "4", "scene": "scene", "showlegend": true, "type": "scatter3d", "x": [5.872, 6.505, 5.695, 5.7, 6.699, 6.55, 6.657, 6.585, 6.651, 6.104, 6.607, 6.612, 6.243, 7.122, 6.18, 6.651, 7.037, 6.837, 6.233, 6.715, 6.784, 7.071, 6.899, 6.495, 6.014, 6.167, 6.404, 6.32], "y": [9.055, 8.604, 8.901, 8.898, 8.808, 9.637, 9.725, 9.224, 9.778, 9.648, 9.717, 8.533, 9.086, 9.1, 8.611, 9.326, 9.077, 9.939, 8.579, 8.654, 8.424, 9.015, 8.69, 9.235, 9.716, 9.232, 8.525, 8.653], "z": [8.117, 8.811, 8.769, 8.339, 8.886, 9.235, 9.373, 8.926, 9.337, 8.455, 9.411, 8.503, 9.172, 9.021, 8.209, 8.88, 9.099, 9.29, 8.166, 8.539, 8.773, 9.07, 8.893, 8.554, 8.452, 8.499, 8.284, 8.228]}, {"hovertemplate": "<b>%{hovertext}</b><br><br>color=3<br>UMAP Dimension 1=%{x}<br>UMAP Dimension 2=%{y}<br>UMAP Dimension 3=%{z}<extra></extra>", "hovertext": ["2、针对业务问题同上下游相关团队讨论解决方案，并推动项目进行；", "3.参与产品功能的设计和实现，保证产品的质量和稳定性；", "4.协助团队完成产品上线前的测试和验收工作。", "3、与研发、设计、运营等团队紧密合作，跟进产品研发进度，进行产品验收及效果评测，跟进线上应用的效果及价值回收。", "2、与研发、设计、运营等团队紧密合作，确保产品按照计划顺利推进并实现目标；", "4.与技术团队紧密合作，推动产品的开发和迭代，确保项目的进度和质量；", "3.协助配合技术开发人员，跟进产品开发进度，确保产品的开发、测试、上线等各个环节，保证产品功能及时高质量交付；", "5.协助项目管理，日常进度跟踪以确保产品功能与项目交付；", "3.协助配合技术开发人员，跟进产品开发进度，确保产品的开发、测试、上线等各个环节，保证产品及时高质量上线，跟踪线上数据并持续进行迭代；", "4.协助项目管理，日常进度跟踪以确保产品功能与项目交付；", "4、参与产品原型设计和用户界面设计，确保产品的易用性和用户体验；", "5、协助进行产品测试和上线发布，确保产品的质量和稳定性。", "- 协助完成产品的原型设计、文档编写及项目跟进；", "- 与研发团队紧密合作，推动产品功能的开发与迭代；", "3. 协助团队产研收集用户反馈、跟进项目进度，辅助保障相关项目落地；", "3.项目管理 ：协助产品经理进行项目管理，包括进度跟踪、资源协调、风险管理等，确保项目按时按质完成。", "5.跨部门合作 ：与研发、设计、市场、销售等部门紧密合作，推动产品的研发和市场推广。", "2.跟进项目落地；", "2. 跟进项目的各个环节，从功能设计、研发、测试一直到上线、复盘；", "2.2 协助完成产品的功能定义、用户体验设计以及原型图制作。", "3. 跨团队协作:", "3.1 与研发团队紧密合作，确保产品需求被正确理解和实现。", "3.2 协调设计、测试等部门资源，推动项目按计划高效执行。", "-与跨部门团队合作，与研发、数据、设计、市场等部门紧密合作，确保产品的技术实现、数据支持、视觉呈现及市场推广等环节的顺利进行。", "-作为项目核心沟通桥梁，确保产品团队内部及与其他部门间的有效沟通和协作，确保项目的顺利实施和准时发布。", "-负责从客户沟通、功能设计、协同UX/策略/工程/测试团队，到功能发布、效果分析的全流程产品迭代管理工作", "-准确把握项目目标，协调各方资源，推进项目进展，保障高质量交付目标"], "legendgroup": "3", "marker": {"color": "#B6E880", "size": 5, "symbol": "circle"}, "mode": "markers", "name": "3", "scene": "scene", "showlegend": true, "type": "scatter3d", "x": [5.237, 6.182, 5.554, 5.929, 5.714, 5.31, 5.868, 5.391, 5.838, 5.282, 6.561, 5.703, 6.485, 5.996, 5.724, 5.484, 5.565, 5.072, 5.199, 6.627, 5.379, 5.541, 4.959, 5.744, 5.504, 6.019, 5.019], "y": [9.935, 9.835, 9.349, 9.652, 9.836, 9.557, 9.693, 9.797, 9.652, 9.675, 10.24, 9.256, 10.26, 9.524, 9.806, 10.03, 9.575, 9.814, 9.64, 10.17, 9.641, 9.484, 9.798, 9.894, 10.01, 9.344, 9.925], "z": [9.43, 9.704, 10.06, 9.48, 9.565, 9.795, 9.937, 9.984, 9.965, 10.14, 9.275, 9.97, 9.427, 9.684, 10.07, 9.903, 9.176, 10.08, 10.19, 9.449, 9.215, 9.573, 9.954, 9.181, 9.518, 9.71, 10.04]}, {"hovertemplate": "<b>%{hovertext}</b><br><br>color=2<br>UMAP Dimension 1=%{x}<br>UMAP Dimension 2=%{y}<br>UMAP Dimension 3=%{z}<extra></extra>", "hovertext": ["1、参与公司大模型与AIGC相关的平台型和用户型项目，包括但不限于语言模型、图像生成、语音合成、视频生成等方向；", "4、根据实际情况参与其他与大模型和AIGC相关的产品工作；", "2、配合团队研究大模型在客服场景中的应用，协助设计Prompt模板或优化AI对话流程；", "1.参与产品/工具产品大模型产品的研发和优化工作；", "参与大模型平台建设的产品设计工作：", "1.协助设计和优化大模型平台的架构、UI，独立完成部分需求分析，撰写相关产品需求文档。", "2.与大模型训练、分析算法团队紧密沟通，了解大模型训练分析需求，参与大模型实验管理等平台功能设计。", "4. 与算法、工程团队紧密协作，将大模型技术能力（如LLM、多模态理解、RAG）转化为可规模化的产品功能；", "1. 调研行业动态和业务需求，结合大模型技术，设计并推动游戏内的AI创新型玩法应用。", "2.与游戏沟通，并基于游戏经验，设计大语言模型/多模态模型的应用方案，撰写产品需求文档；", "2、参与调试system prompt及监督模型标注，提升AI输出质量；", " 作为AI技术产品经理实习生，您将参与OS AI 大模型的规划与落地，协助推动大语言模型、多模态模型（视觉、语音、声学等）在业务中的应用，支持算法评测与数据闭环的优化工作。", "团队介绍：我们致力于开发业界领先的AI大模型产品，通过将最前沿的人工智能技术与实际业务需求结合，为用户带来更加智能、高效和便捷的体验。作为AI产品实习生，你将有机会直接参与到核心产品的研发和优化过程中，与业内顶尖的工程师和产品经理共事，共同推动AI技术的商业化应用。", "- 参与AI大模型产品的需求分析、功能设计和用户体验优化；", "1. 负责AI、大模型相关的产品运营工作，能够基于用户需求进行相关产品设计；", "2. 负责相关游戏涉及的大模型prompt调优及效果评测，提升大模型输出效果；", "-负责小爱大模型策略产品的规划、评估、设计，结合业务场景做出合理的评估与优化建议，推动大模型在小爱同学的应用落地；", "2.负责大模型功能落地后的质量优化，推进数据标注、质量管理，提出模型优化的建议。", "作为大模型产品经理实习生，你将参与以下工作：", "-负责AI/大模型产品的需求分析和调研，深入理解大模型技术及应用场景，协助确定产品的核心价值、定位及目标用户群体。", "-负责AI/大模型产品的规划和设计，设计并优化产品的功能结构，确保产品在大模型技术上的创新应用，同时注重界面设计和用户体验。", "-大模型使用：熟练Prompt Engineering和低代码平台搭建workflow，实现数据的智能化标注和质检"], "legendgroup": "2", "marker": {"color": "#FF97FF", "size": 5, "symbol": "circle"}, "mode": "markers", "name": "2", "scene": "scene", "showlegend": true, "type": "scatter3d", "x": [3.004, 3.011, 2.854, 2.955, 3.011, 3.155, 2.627, 2.796, 3.395, 3.486, 3.131, 3.069, 3.022, 2.805, 3.01, 3.235, 2.348, 2.613, 3.298, 2.849, 2.839, 2.969], "y": [10.87, 10.59, 10.84, 10.46, 10.37, 10.63, 10.4, 10.03, 10.44, 10.6, 10.73, 10.97, 10.9, 10.67, 10.61, 10.58, 10.34, 10.42, 11.09, 10.43, 10.62, 10.53], "z": [7.188, 7.656, 7.461, 7.946, 7.879, 8.068, 7.862, 7.759, 7.03, 7.691, 7.587, 7.218, 7.036, 7.085, 6.885, 7.674, 7.337, 7.946, 7.712, 7.076, 7.163, 8.126]}, {"hovertemplate": "<b>%{hovertext}</b><br><br>color=1<br>UMAP Dimension 1=%{x}<br>UMAP Dimension 2=%{y}<br>UMAP Dimension 3=%{z}<extra></extra>", "hovertext": ["1. 深度理解电商业务场景（推荐/广告/搜索/对话），挖掘大模型技术的落地机会，设计AI驱动的产品创新方案；", "2. 结合用户需求与商业目标，规划大模型产品路线图，推动生成式推荐、智能导购、多模态广告等核心功能落地；", "3. 探索AI技术边界，定义下一代电商交互范式（如Agent协作、动态商品生成、认知式营销）；", "6. 洞察行业趋势与竞品动态，输出大模型在电商场景的应用洞察报告，为团队决策提供输入。", "在这里，你将有机会参与推动生成式AI技术在电商及数字营销领域应用，构建新一代智能视觉生产体系；", "在这里，你可以结合对电商业务场景深入理解，探索大模型在电商场景下的应用机会，设计基于AI新范式的创新产品；", "在这里，你会与算法、运营团队紧密合作，将大模型技术能力（如LLM、多模态理解、RAG等）转化为可规模化的产品功能；", "1.协助支持大模型、多模态算法的应用落地。", "4. 跟进领域AI、大模型应用发展情况，输出产品调研分析。", "-跟踪大模型行业动态、新应用、新技术，定期输出调研报告和策略调整建议，为产品决策提供支持；", "1.小爱同学垂直场景下，大模型相关功能的策划和落地，挖掘在手机、车载等终端场景的用户需求，驱动AI技术的研发，达成交付目标。", "1.1 跟踪国内外大模型、智能体开发平台及Agent领域的最新动态和发展趋势。", "-深度理解业务场景及商家经营痛点，结合AI大模型技术，探索并定义商家智能体，即建设智能客服领域的AI生成式互动对话服务策略", "-定期跟进市场调研，了解市场AI大模型应用/智能体/智能客服等相关产品的发展动态，支持发现业务机会点", "-持续关注AI/大模型领域的市场动态和竞品动向，为产品的持续优化和改进提供有力依据。", "-分析用户搜索需求，结合评测标准及大模型特点，构造优质数据样本，支持模型策略优化", "-定义文心一言产品的效果标准，建设反馈驱动的闭环持续提升大模型能力", "-基于对大模型业务应用的洞察，发现当前模型的主要问题，确定优化方向，规划迭代路径", "-基于对大模型底层技术的理解，制定可行的优化方案，协同并支持策略模型提升评估指标"], "legendgroup": "1", "marker": {"color": "#FECB52", "size": 5, "symbol": "circle"}, "mode": "markers", "name": "1", "scene": "scene", "showlegend": true, "type": "scatter3d", "x": [2.71, 2.809, 2.812, 2.746, 2.864, 2.663, 2.702, 2.742, 3.335, 2.982, 2.507, 3.215, 2.815, 3.329, 3.165, 2.663, 2.919, 2.537, 2.555], "y": [9.823, 9.58, 9.88, 9.662, 10.06, 9.858, 10.05, 9.907, 9.89, 9.638, 10.29, 9.717, 9.75, 9.73, 9.671, 9.507, 9.502, 9.634, 9.718], "z": [6.612, 7.015, 6.304, 6.848, 6.137, 6.698, 7.504, 7.707, 6.923, 7.202, 7.09, 6.951, 6.602, 6.76, 6.897, 7.491, 7.294, 7.633, 7.621]}], "layout": {"legend": {"title": {"text": "color"}, "tracegroupgap": 0}, "scene": {"domain": {"x": [0, 1], "y": [0, 1]}, "xaxis": {"title": {"text": "UMAP Dimension 1"}}, "yaxis": {"title": {"text": "UMAP Dimension 2"}}, "zaxis": {"title": {"text": "UMAP Dimension 3"}}}, "title": {"text": "Interactive 3D Visualization of Clusters"}}}
